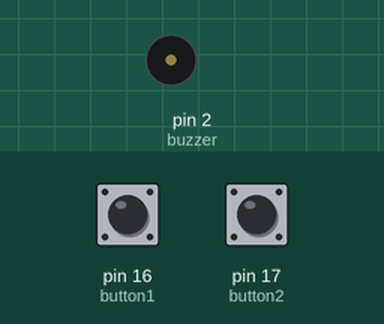
Recording of a sketch running on a simulated Arduino Uno, built with avr-gcc and run on an emulated ATmega328P. On the bench: buzzer (waves = sounding, pin HIGH). The inputs (shaded band) are chosen by the test bench; at power-on: pin 16 (button1) LOW, pin 17 (button2) LOW. What the sketch prints to the serial monitor is not drawn.

Above: at 1.2 s.
1.3 s: pin 16 (button1) pulled HIGH for 0.15 s
4.4 s: pin 16 (button1) pulled HIGH for 3.2 s
At 13.6 s:
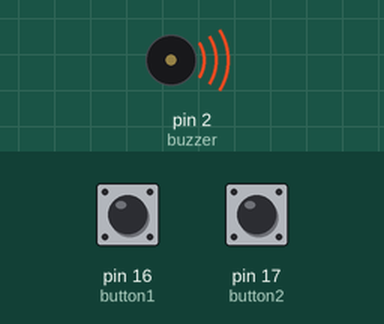
Timing chart, 0 to 15.1 s (numbered marks = the images above; inputs shaded):
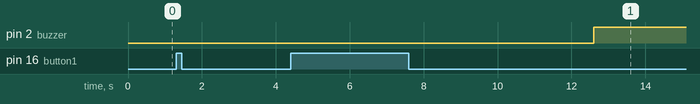

The sketch:

alisha.ino
```cpp
int button1 = 16;
int button2 = 17;
int buzzer = 2;

//- istihar pembolehubah data dari sensor
int dataButton1;
int dataButton2;

bool relay1 = false;

unsigned long previousMillis1 = 0;
const unsigned long interval1 = 5000;

void setup() {

  pinMode(button1, INPUT);  //-- button
  pinMode(button2, INPUT);

  pinMode(buzzer, OUTPUT); //--  buzzer

//-- istihar fungsi komunikasi Serial.
  Serial.begin(115200);

}

void loop(){
 unsigned long currentMillis = millis();
 dataButton2 = digitalRead(button2);
 Serial.print(" bacaan dar dataButton2 : ");
 Serial.println(dataButton2);

  dataButton1 = digitalRead(button1);
  Serial.print(" bacaan dar dataButton1 : ");
 Serial.println(dataButton1);

 if(dataButton1 == 1)
  // no need to check for previous state, in this specific case
    {
        previousMillis1 = currentMillis;
        relay1 = true;
    }

    if( relay1 )
    {
    if (currentMillis - previousMillis1 >= interval1)
        {
          relay1 = false;
          Serial.print(" ba5 minit : ");
          digitalWrite(buzzer,HIGH);
        }
    }

    if(dataButton2 == 1){
    digitalWrite(buzzer,LOW);
    }

 //delay(1000);


}
```

Measured:
- after the input at 4.4 s, pin 2 (buzzer): LOW → HIGH after 8.2 s instead of 2.0 s
